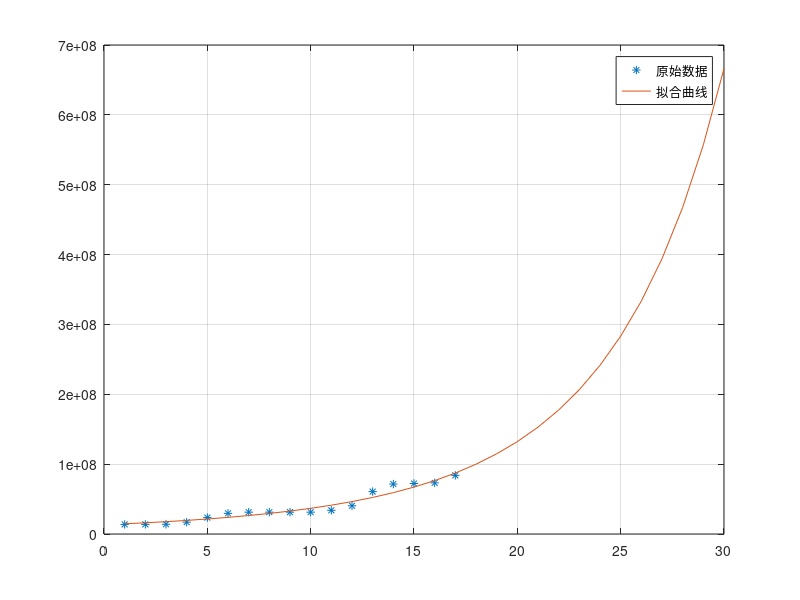

MATLAB code for this plot:
clc;
clear;
format long
x=[13741585,13801816,13918643,16927851,23506839,29572782,31273209,31273209,31273209,31273209,33906371,40410778,60684414,71479130,72276486,73182406,83940569];
a=[3.8479e+07 1.0000e-01 -2.2784e+00];%r k a
t=1:17;
F=@(a,t)(a(1).*exp(exp(a(2).*t+a(3))));

[A,re]=lsqcurvefit(F,a,t,x)
d=17;
while abs(F(A,d)-F(A,d+1))>1
    d=d+1;
end
d
F(A,d)
%绘图机制
plot(t,x,'*')
hold on;
i=1:30;
plot(i,F(A,i));
grid on
legend('原始数据','拟合曲线')
